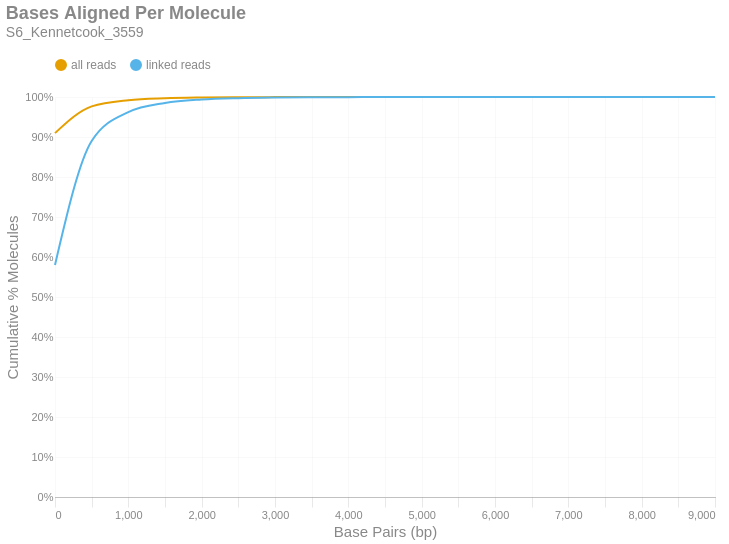

The notebook cell saved with this chart:
### Markdown cell above
### Bases Aligned Per Molecule
This is a cumulative frequency distribution showing the number of base pairs aligned per unique molecule. These data are shown in 500 bp bins. There are two distributions: one with `all reads` (yellow) and another with only `linked reads` (blue). The percent of molecules in the `linked reads` distribution is relative to the total number of linked molecules.

### Code cell
if SKIPLR:
    print_html(f"Skipped")
else:
    binned_df = consolidated_hist(valids['aligned_bp'], mask, 500, True)
    with SafeRender(binned_df):
        (
            density_plot(binned_df, 'Bases Aligned Per Molecule', samplename, 'basesper')
            .encode(
                x=alt.X('bin:Q', title="Base Pairs (bp)").axis(tickMinStep=500).scale(padding=0),
                y=alt.Y('value:Q', title='Cumulative % Molecules')
                    .axis(format='%')
                    .scale(domain = [0,1])
                    .stack(False),
                color=alt.Color("key:N").scale(domain = ["all reads", "linked reads"]),
                tooltip = [
                    alt.Tooltip("key:N", title = "Data Type"),
                    alt.Tooltip("range_label:N", title="Bases Aligned Per Molecule"),
                    alt.Tooltip("value:Q", format = ".2%", title="% Molecules (Cum.)")
                ]
            )
        ).display()

### Figure 1 — Vega-Lite specification as saved in the notebook (floating-point values rounded to 4 significant figures)
{"width": "container", "height": 400, "config": {"title": {"anchor": "start", "dy": -15, "fontSize": 18, "color": "#888888", "subtitleColor": "#888888", "subtitleFontSize": 14}, "arc": {"fill": "#0072B2"}, "axis": {"domainColor": "#888888", "domainWidth": 0.5, "gridWidth": 0.2, "grid": false, "titleFontWeight": 400, "titleFontSize": 15, "labelFontSize": 11, "labelColor": "#888888", "tickColor": "#888888", "tickWidth": 0.2, "titleColor": "#888888"}, "axisBand": {"grid": false}, "axisX": {"grid": true, "tickSize": 10, "domainCap": "round"}, "axisY": {"domain": false, "grid": true, "tickSize": 0, "domainCap": "round"}, "background": "transparent", "header": {"labelFontSize": 15, "labelColor": "#888888", "titleFontSize": 15, "titleFontWeight": 600, "titleColor": "#888888"}, "legend": {"labelFont": "sans-serif", "labelFontSize": 12, "labelColor": "#888888", "symbolSize": 100, "symbolType": "circle", "titleFontSize": 12, "titlePadding": 10, "titleColor": "#888888", "title": null, "orient": "top"}, "range": {"category": ["#E69F00", "#56B4E9", "#009E73", "#F0E442", "#0072B2", "#D55E00", "#CC79A7", "#000000"], "diverging": ["#cfe8f3", "#a2d4ec", "#73bfe2", "#46abdb", "#1696d2", "#12719e"]}, "area": {"fill": "#0072B2", "fillOpacity": 0.7, "line": true, "strokeOpacity": 0.7}, "line": {"color": "#0072B2", "stroke": "#0072B2", "strokeWidth": 2}, "trail": {"color": "#0072B2", "stroke": "#0072B2", "strokeWidth": 0, "size": 1}, "point": {"filled": true, "fillOpacity": 1.0, "size": 95}, "text": {"color": "#888888", "fontSize": 11, "align": "right", "fontWeight": 400, "size": 11}, "bar": {"fill": "#0072B2", "stroke": null}, "view": {"stroke": null, "continuousWidth": 660, "continuousHeight": 400}}, "data": {"name": "data-20454e9155fd2727b470f26f5f69ef15"}, "mark": {"type": "line", "interpolate": "monotone", "point": {"opacity": 0, "size": 275}}, "encoding": {"color": {"field": "key", "scale": {"domain": ["all reads", "linked reads"]}, "type": "nominal"}, "tooltip": [{"field": "key", "title": "Data Type", "type": "nominal"}, {"field": "range_label", "title": "Bases Aligned Per Molecule", "type": "nominal"}, {"field": "value", "format": ".2%", "title": "% Molecules (Cum.)", "type": "quantitative"}], "x": {"axis": {"tickMinStep": 500}, "field": "bin", "scale": {"padding": 0}, "title": "Base Pairs (bp)", "type": "quantitative"}, "y": {"axis": {"format": "%"}, "field": "value", "scale": {"domain": [0, 1]}, "stack": false, "title": "Cumulative % Molecules", "type": "quantitative"}}, "params": [{"name": "param_c36ac31b6afebe62", "select": {"type": "point", "fields": ["key"]}, "bind": "legend"}], "title": {"text": "Bases Aligned Per Molecule", "subtitle": "S6_Kennetcook_3559"}, "transform": [{"fold": ["all reads (cumsum)", "linked reads (cumsum)"]}, {"calculate": "replace(datum.key, ' (cumsum)', '')", "as": "key"}, {"filter": {"param": "param_c36ac31b6afebe62"}}], "usermeta": {"embedOptions": {"downloadFileName": "S6_Kennetcook_3559.basesper"}}, "$schema": "https://vega.github.io/schema/vega-lite/v6.1.0.json", "datasets": {"data-20454e9155fd2727b470f26f5f69ef15": [{"bin": "0.0", "interval": "0.0-500.0", "all reads": 0.9097, "linked reads": 0.5801, "all reads (cumsum)": 0.9097, "linked reads (cumsum)": 0.5801, "range_label": "0-499"}, {"bin": "500.0", "interval": "500.0-1000.0", "all reads": 0.06696, "linked reads": 0.3099, "all reads (cumsum)": 0.9766, "linked reads (cumsum)": 0.89, "range_label": "500-999"}, {"bin": "1000.0", "interval": "1000.0-1500.0", "all reads": 0.01532, "linked reads": 0.0721, "all reads (cumsum)": 0.9919, "linked reads (cumsum)": 0.9621, "range_label": "1000-1499"}, {"bin": "1500.0", "interval": "1500.0-2000.0", "all reads": 0.004884, "linked reads": 0.02299, "all reads (cumsum)": 0.9968, "linked reads (cumsum)": 0.985, "range_label": "1500-1999"}, {"bin": "2000.0", "interval": "2000.0-2500.0", "all reads": 0.001838, "linked reads": 0.008653, "all reads (cumsum)": 0.9987, "linked reads (cumsum)": 0.9937, "range_label": "2000-2499"}, {"bin": "2500.0", "interval": "2500.0-3000.0", "all reads": 0.0007383, "linked reads": 0.003475, "all reads (cumsum)": 0.9994, "linked reads (cumsum)": 0.9972, "range_label": "2500-2999"}, {"bin": "3000.0", "interval": "3000.0-3500.0", "all reads": 0.0003167, "linked reads": 0.001491, "all reads (cumsum)": 0.9997, "linked reads (cumsum)": 0.9987, "range_label": "3000-3499"}, {"bin": "3500.0", "interval": "3500.0-4000.0", "all reads": 0.0001429, "linked reads": 0.0006725, "all reads (cumsum)": 0.9999, "linked reads (cumsum)": 0.9993, "range_label": "3500-3999"}, {"bin": "4000.0", "interval": "4000.0-4500.0", "all reads": 6.976e-05, "linked reads": 0.0003284, "all reads (cumsum)": 0.9999, "linked reads (cumsum)": 0.9997, "range_label": "4000-4499"}, {"bin": "4500.0", "interval": "4500.0-5000.0", "all reads": 3.523e-05, "linked reads": 0.0001658, "all reads (cumsum)": 1.0, "linked reads (cumsum)": 0.9998, "range_label": "4500-4999"}, {"bin": "5000.0", "interval": "5000.0-5500.0", "all reads": 1.738e-05, "linked reads": 8.183e-05, "all reads (cumsum)": 1.0, "linked reads (cumsum)": 0.9999, "range_label": "5000-5499"}, {"bin": "5500.0", "interval": "5500.0-6000.0", "all reads": 7.943e-06, "linked reads": 3.739e-05, "all reads (cumsum)": 1.0, "linked reads (cumsum)": 0.9999, "range_label": "5500-5999"}, {"bin": "6000.0", "interval": "6000.0-6500.0", "all reads": 4.49e-06, "linked reads": 2.113e-05, "all reads (cumsum)": 1.0, "linked reads (cumsum)": 1.0, "range_label": "6000-6499"}, {"bin": "6500.0", "interval": "6500.0-7000.0", "all reads": 2.763e-06, "linked reads": 1.301e-05, "all reads (cumsum)": 1.0, "linked reads (cumsum)": 1.0, "range_label": "6500-6999"}, {"bin": "7000.0", "interval": "7000.0-7500.0", "all reads": 1.842e-06, "linked reads": 8.671e-06, "all reads (cumsum)": 1.0, "linked reads (cumsum)": 1.0, "range_label": "7000-7499"}, {"bin": "7500.0", "interval": "7500.0-8000.0", "all reads": 1.266e-06, "linked reads": 5.961e-06, "all reads (cumsum)": 1.0, "linked reads (cumsum)": 1.0, "range_label": "7500-7999"}, {"bin": "8000.0", "interval": "8000.0-8500.0", "all reads": 1.151e-07, "linked reads": 5.419e-07, "all reads (cumsum)": 1.0, "linked reads (cumsum)": 1.0, "range_label": "8000-8499"}, {"bin": "8500.0", "interval": "8500.0-9000.0", "all reads": 1.151e-07, "linked reads": 5.419e-07, "all reads (cumsum)": 1.0, "linked reads (cumsum)": 1.0, "range_label": "8500-8999"}, {"bin": "9000.0", "interval": "9000.0-9500.0", "all reads": 3.454e-07, "linked reads": 1.626e-06, "all reads (cumsum)": 1.0, "linked reads (cumsum)": 1.0, "range_label": "9000-9499"}]}}
